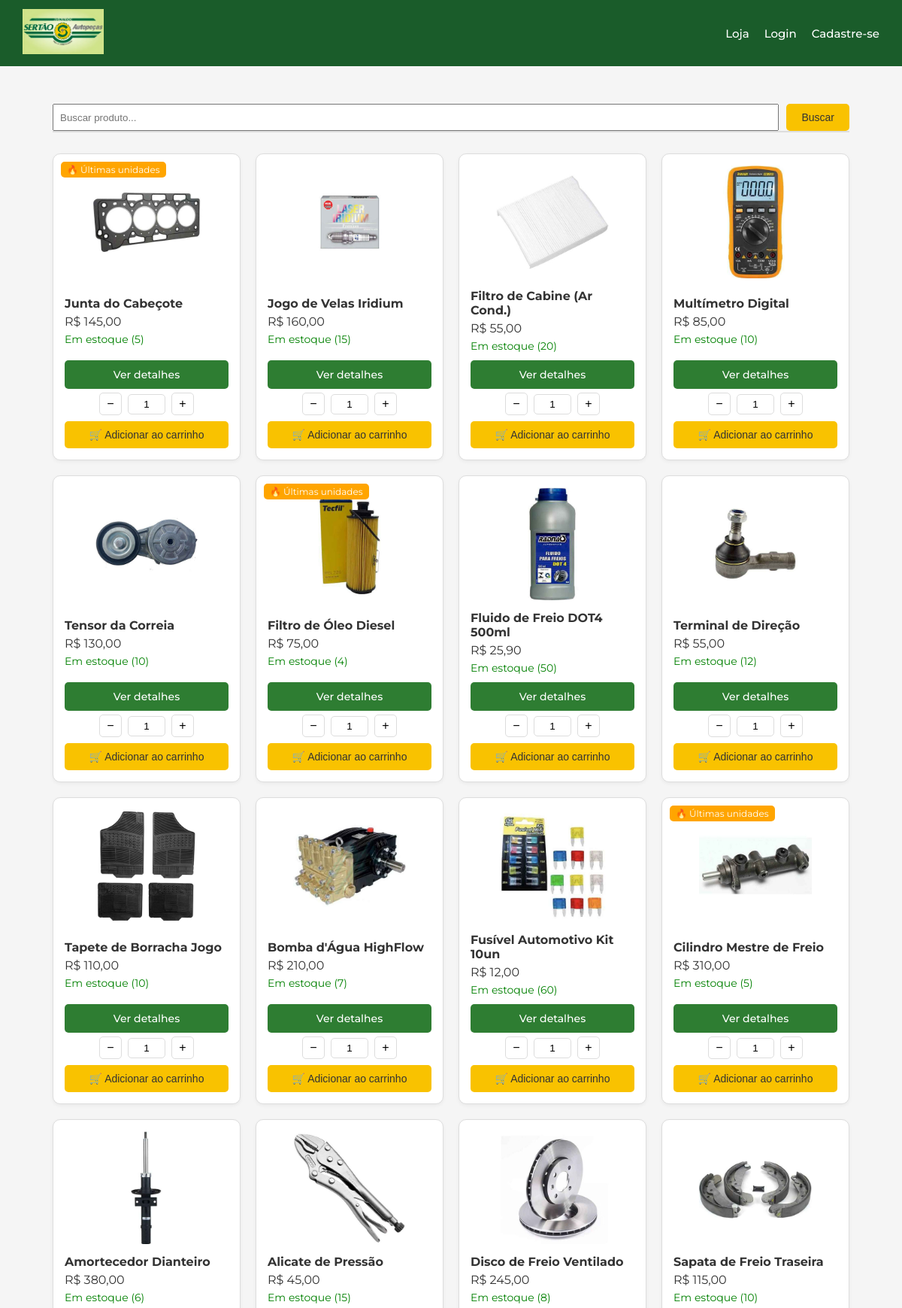
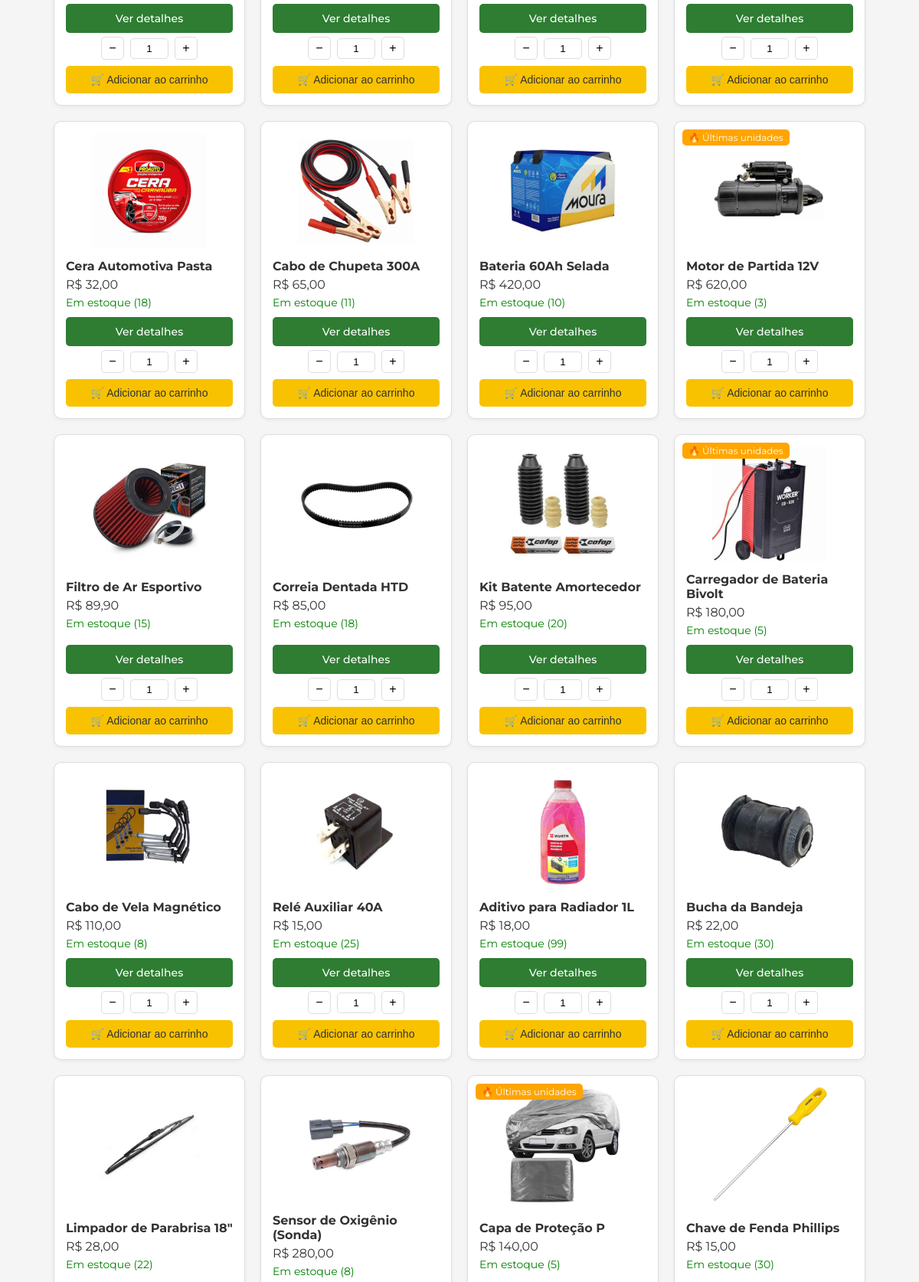
The page /loja (upper part) on the database its author committed (2 pictures, top to bottom).
### app/models.py (models this page shows)
class Produto(db.Model):
    id = db.Column(db.Integer, primary_key=True)
    nome = db.Column(db.String(100), nullable=False)
    codigo = db.Column(db.String(100), nullable=False, unique=True)
    categoria = db.Column(db.String(100), nullable=False)
    preco = db.Column(db.Float, nullable=False)
    quantidade = db.Column(db.Integer, nullable=False, default=0)
    imagem = db.Column(db.String(200), nullable=True, default='default.jpg')

### app/routes/loja.py (the view)
@loja.route('/loja')
def loja_home():
    produtos = Produto.query.filter(Produto.quantidade > 0).order_by(func.random()).all()
    return render_template('loja/catalogo.html', produtos=produtos, current_user=current_user)

### app/templates/loja/catalogo.html (shortened to what this page needs)
{% extends 'base.html' %}
{% block conteudo %}
<div style="margin-top: 20px;">
    <form action="/busca" method="GET" style="display: flex; gap: 10px;">
        <input type="text" name="q" placeholder="Buscar produto..."
               style="flex: 1; padding: 8px;">
        <button type="submit" class="btn btn-primary">Buscar</button>
    </form>
</div>
<div style="
    display: grid;
        grid-template-columns: repeat(auto-fill, minmax(220px, 1fr));
    gap: 20px;
    margin-top: 30px;
">
    {% for produto in produtos %}
    <div style="
        border: 1px solid #ddd;
        border-radius: 10px;
        padding: 15px;
        box-shadow: 0 2px 5px rgba(0,0,0,0.05);
        display: flex;
        flex-direction: column;
        justify-content: space-between;
        position: relative;
        background-color: white
    ">
        {% if produto.quantidade > 0 and produto.quantidade <= 5 %}
            <span style="
                position: absolute;
                top: 10px;
                left: 10px;
                background: orange;
                color: white;
                padding: 3px 8px;
                border-radius: 5px;
                font-size: 12px;
            ">
                🔥 Últimas unidades
            </span>
        {% endif %}
        {% if produto.imagem %}
            <div style="text-align: center; margin-bottom: 10px;">
                <img src="/static/uploads/{{ produto.imagem }}"
                     style="max-width: 100%; height: 150px; object-fit: cover; border-radius: 8px;">
            </div>
        {% endif %}
        <div>
            <p style="font-weight: bold; margin-bottom: 5px;">
                {{ produto.nome }}
            </p>
            <p style="margin-bottom: 5px;">
                R$ {{ produto.preco | moeda }}
            </p>
            {% if produto.quantidade > 0 %}
                <p style="color: green; font-size: 14px;">
                    Em estoque ({{ produto.quantidade }})
                </p>
            {% else %}
                <p style="color: red; font-size: 14px;">
                    Indisponível
                </p>
            {% endif %}
        </div>
        <div style="margin-top: 10px; display: flex; flex-direction: column; gap: 5px;">
            <a href="/produto/{{ produto.id }}"
               class="btn btn-secondary"
               style="width: 100%; text-align: center;">
                Ver detalhes
            </a>
            {% if current_user.is_authenticated and current_user.perfil == 'ADMIN' %}
            {% elif produto.quantidade > 0 %}
                <form action="/carrinho/adicionar" method="POST">
                    <div style="display: flex; align-items: center; justify-content: center; gap: 8px; margin-bottom: 8px;">
                        <button type="button" onclick="alterarQtd(this, -1)"
                            style="width: 30px; height: 30px; border: 1px solid #ddd; border-radius: 5px; background: white; cursor: pointer; font-size: 16px;">
                            −
                        </button>
                        <input type="number" name="quantidade" value="1" min="1" max="{{ produto.quantidade }}"
                            style="width: 50px; text-align: center; border: 1px solid #ddd; border-radius: 5px; padding: 5px;">
                        <button type="button" onclick="alterarQtd(this, 1)"
                            style="width: 30px; height: 30px; border: 1px solid #ddd; border-radius: 5px; background: white; cursor: pointer; font-size: 16px;">
                            +
                        </button>
                    </div>
                    <button type="submit" class="btn btn-primary" style="width: 100%;">
                        🛒 Adicionar ao carrinho
                    </button>
                </form>
            {% endif %}
        </div>
    </div>
    {% endfor %}
</div>
{% endblock %}

### app/static/css/base.css (style rules this page uses)
* { margin: 0; padding: 0; box-sizing: border-box; }
body { font-family: 'Montserrat', sans-serif; background-color: #f5f5f5; color: #333333; display: flex; flex-direction: column; min-height: 100vh; }

### app/static/css/componentes.css (style rules this page uses)
.btn { display: inline-block; padding: 10px 20px; border: none; border-radius: 5px; cursor: pointer; font-size: 14px; font-weight: 500; text-decoration: none; }
.btn-primary { background-color: #f9c200; color: #333333; }
.btn-secondary { background-color: #2e7d32; color: white; }

### app/static/css/utils.css (style rules this page uses)
input[type=number] { -moz-appearance: textfield; }

### rows shown on the page
Produto: shows "🔥 Últimas unidades", imagem (picture), nome "Junta do Cabeçote", preco|moeda "145,00", quantidade "5"
Produto: imagem (picture), nome "Jogo de Velas Iridium", preco|moeda "160,00", quantidade "15"
Produto: imagem (picture), nome "Filtro de Cabine (Ar Cond.)", preco|moeda "55,00", quantidade "20"
Produto: imagem (picture), nome "Multímetro Digital", preco|moeda "85,00", quantidade "10"
Produto: imagem (picture), nome "Tensor da Correia", preco|moeda "130,00", quantidade "10"
Produto: shows "🔥 Últimas unidades", imagem (picture), nome "Filtro de Óleo Diesel", preco|moeda "75,00", quantidade "4"
Produto: imagem (picture), nome "Fluido de Freio DOT4 500ml", preco|moeda "25,90", quantidade "50"
Produto: imagem (picture), nome "Terminal de Direção", preco|moeda "55,00", quantidade "12"
Produto: imagem (picture), nome "Tapete de Borracha Jogo", preco|moeda "110,00", quantidade "10"
Produto: imagem (picture), nome "Bomba d'Água HighFlow", preco|moeda "210,00", quantidade "7"
Produto: imagem (picture), nome "Fusível Automotivo Kit 10un", preco|moeda "12,00", quantidade "60"
Produto: shows "🔥 Últimas unidades", imagem (picture), nome "Cilindro Mestre de Freio", preco|moeda "310,00", quantidade "5"
Produto: imagem (picture), nome "Amortecedor Dianteiro", preco|moeda "380,00", quantidade "6"
Produto: imagem (picture), nome "Alicate de Pressão", preco|moeda "45,00", quantidade "15"
Produto: imagem (picture), nome "Disco de Freio Ventilado", preco|moeda "245,00", quantidade "8"
Produto: imagem (picture), nome "Sapata de Freio Traseira", preco|moeda "115,00", quantidade "10"
Produto: imagem (picture), nome "Cera Automotiva Pasta", preco|moeda "32,00", quantidade "18"
Produto: imagem (picture), nome "Cabo de Chupeta 300A", preco|moeda "65,00", quantidade "11"
Produto: imagem (picture), nome "Bateria 60Ah Selada", preco|moeda "420,00", quantidade "10"
Produto: shows "🔥 Últimas unidades", imagem (picture), nome "Motor de Partida 12V", preco|moeda "620,00", quantidade "3"
Produto: imagem (picture), nome "Filtro de Ar Esportivo", preco|moeda "89,90", quantidade "15"
Produto: imagem (picture), nome "Correia Dentada HTD", preco|moeda "85,00", quantidade "18"
Produto: imagem (picture), nome "Kit Batente Amortecedor", preco|moeda "95,00", quantidade "20"
Produto: shows "🔥 Últimas unidades", imagem (picture), nome "Carregador de Bateria Bivolt", preco|moeda "180,00", quantidade "5"
Produto: imagem (picture), nome "Cabo de Vela Magnético", preco|moeda "110,00", quantidade "8"
Produto: imagem (picture), nome "Relé Auxiliar 40A", preco|moeda "15,00", quantidade "25"
Produto: imagem (picture), nome "Aditivo para Radiador 1L", preco|moeda "18,00", quantidade "99"
Produto: imagem (picture), nome "Bucha da Bandeja", preco|moeda "22,00", quantidade "30"
Produto: imagem (picture), nome "Limpador de Parabrisa 18\"", preco|moeda "28,00", quantidade "22"
Produto: imagem (picture), nome "Sensor de Oxigênio (Sonda)", preco|moeda "280,00", quantidade "8"
Produto: shows "🔥 Últimas unidades", imagem (picture), nome "Capa de Proteção P", preco|moeda "140,00", quantidade "5"
Produto: imagem (picture), nome "Chave de Fenda Phillips", preco|moeda "15,00", quantidade "30"
